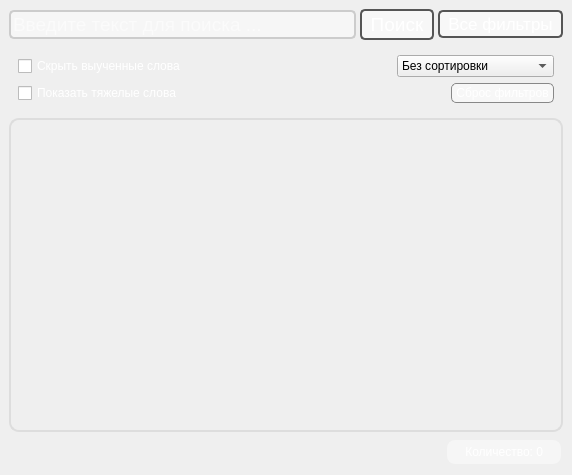
<?xml version="1.0" encoding="UTF-8"?>
<ui version="4.0">
 <class>Form</class>
 <widget class="QWidget" name="Form">
  <property name="geometry">
   <rect>
    <x>0</x>
    <y>0</y>
    <width>572</width>
    <height>475</height>
   </rect>
  </property>
  <property name="sizePolicy">
   <sizepolicy hsizetype="Expanding" vsizetype="Expanding">
    <horstretch>0</horstretch>
    <verstretch>0</verstretch>
   </sizepolicy>
  </property>
  <property name="windowTitle">
   <string>Form</string>
  </property>
  <property name="styleSheet">
   <string notr="true">
QLineEdit
{
border-radius: 5px;
border: 2px solid #CCC;
}
QScrollArea
{
border-radius: 10px;
border: 2px solid #DDD;
}

QPushButton 
{
color: #111;
background-color: rgba(255, 255, 255, 0);
border-radius: 5px;
border: 2px solid #555;
padding-left:8px;
padding-right:8px;
padding-top:2px;
padding-bottom:2px;
}</string>
  </property>
  <layout class="QVBoxLayout" name="verticalLayout">
   <property name="spacing">
    <number>4</number>
   </property>
   <property name="leftMargin">
    <number>0</number>
   </property>
   <property name="topMargin">
    <number>0</number>
   </property>
   <property name="rightMargin">
    <number>0</number>
   </property>
   <property name="bottomMargin">
    <number>0</number>
   </property>
   <item>
    <widget class="QWidget" name="main_widget" native="true">
     <property name="styleSheet">
      <string notr="true">#main_widget {
                         background: qlineargradient(
                            spread:pad,
                            x1:0, y1:1, x2:1, y2:1,
                            stop:0 #ff00ff,
                            stop:1 #00ff00
                        )
                     }
                     QWidget, QLabel, QPushButton {
                        color: #ffffff;
                     }</string>
     </property>
     <layout class="QVBoxLayout" name="verticalLayout_3">
      <item>
       <widget class="QWidget" name="horizontalWidget" native="true">
        <property name="maximumSize">
         <size>
          <width>16777215</width>
          <height>16777215</height>
         </size>
        </property>
        <layout class="QHBoxLayout" name="horizontalLayout" stretch="2,0,0">
         <property name="spacing">
          <number>4</number>
         </property>
         <property name="leftMargin">
          <number>0</number>
         </property>
         <property name="topMargin">
          <number>0</number>
         </property>
         <property name="rightMargin">
          <number>0</number>
         </property>
         <property name="bottomMargin">
          <number>0</number>
         </property>
         <item>
          <widget class="QLineEdit" name="line_edit_search">
           <property name="sizePolicy">
            <sizepolicy hsizetype="Expanding" vsizetype="Fixed">
             <horstretch>2</horstretch>
             <verstretch>0</verstretch>
            </sizepolicy>
           </property>
           <property name="font">
            <font>
             <pointsize>14</pointsize>
            </font>
           </property>
           <property name="styleSheet">
            <string notr="true">QLineEdit	{
	background-color: rgba(252, 252, 252, 120);
}</string>
           </property>
           <property name="text">
            <string/>
           </property>
           <property name="placeholderText">
            <string>Введите текст для поиска ...</string>
           </property>
          </widget>
         </item>
         <item>
          <widget class="QPushButton" name="but_search">
           <property name="sizePolicy">
            <sizepolicy hsizetype="Expanding" vsizetype="Maximum">
             <horstretch>0</horstretch>
             <verstretch>0</verstretch>
            </sizepolicy>
           </property>
           <property name="font">
            <font>
             <pointsize>14</pointsize>
            </font>
           </property>
           <property name="styleSheet">
            <string notr="true">background-color: rgba(252, 252, 252, 160);</string>
           </property>
           <property name="text">
            <string>Поиск</string>
           </property>
           <property name="icon">
            <iconset>
             <normaloff>../../../../../.designer/icons/search_2.png</normaloff>../../../../../.designer/icons/search_2.png</iconset>
           </property>
          </widget>
         </item>
         <item>
          <widget class="QPushButton" name="but_is_filter">
           <property name="font">
            <font>
             <pointsize>13</pointsize>
            </font>
           </property>
           <property name="styleSheet">
            <string notr="true">background-color: rgba(252, 252, 252, 160);</string>
           </property>
           <property name="text">
            <string>Все фильтры</string>
           </property>
           <property name="icon">
            <iconset>
             <normaloff>../../../../../.designer/icons/settings_4.png</normaloff>../../../../../.designer/icons/settings_4.png</iconset>
           </property>
           <property name="checkable">
            <bool>true</bool>
           </property>
           <property name="checked">
            <bool>false</bool>
           </property>
          </widget>
         </item>
        </layout>
       </widget>
      </item>
      <item>
       <widget class="QWidget" name="widget_filter" native="true">
        <layout class="QVBoxLayout" name="layout_filter">
         <item>
          <widget class="QWidget" name="widget" native="true">
           <property name="sizePolicy">
            <sizepolicy hsizetype="Expanding" vsizetype="Maximum">
             <horstretch>0</horstretch>
             <verstretch>0</verstretch>
            </sizepolicy>
           </property>
           <layout class="QHBoxLayout" name="horizontalLayout_3">
            <property name="spacing">
             <number>0</number>
            </property>
            <property name="leftMargin">
             <number>0</number>
            </property>
            <property name="topMargin">
             <number>0</number>
            </property>
            <property name="rightMargin">
             <number>0</number>
            </property>
            <property name="bottomMargin">
             <number>0</number>
            </property>
            <item>
             <widget class="QCheckBox" name="check_box_hide_learned_words">
              <property name="text">
               <string>Скрыть выученные слова</string>
              </property>
             </widget>
            </item>
            <item>
             <widget class="QComboBox" name="combo_box_sort">
              <property name="sizePolicy">
               <sizepolicy hsizetype="Maximum" vsizetype="Maximum">
                <horstretch>0</horstretch>
                <verstretch>0</verstretch>
               </sizepolicy>
              </property>
              <property name="styleSheet">
               <string notr="true">color:#000;</string>
              </property>
              <item>
               <property name="text">
                <string>Без сортировки</string>
               </property>
              </item>
              <item>
               <property name="text">
                <string>Правильных ответов ↑</string>
               </property>
              </item>
              <item>
               <property name="text">
                <string>Правильных ответов ↓</string>
               </property>
              </item>
             </widget>
            </item>
           </layout>
          </widget>
         </item>
         <item>
          <widget class="QWidget" name="widget" native="true">
           <layout class="QHBoxLayout" name="horizontalLayout_2">
            <property name="spacing">
             <number>0</number>
            </property>
            <property name="leftMargin">
             <number>0</number>
            </property>
            <property name="topMargin">
             <number>0</number>
            </property>
            <property name="rightMargin">
             <number>0</number>
            </property>
            <property name="bottomMargin">
             <number>0</number>
            </property>
            <item>
             <widget class="QCheckBox" name="check_box_show_hard_words_only">
              <property name="text">
               <string>Показать тяжелые слова</string>
              </property>
             </widget>
            </item>
            <item>
             <widget class="QPushButton" name="but_clear_filter">
              <property name="sizePolicy">
               <sizepolicy hsizetype="Maximum" vsizetype="Maximum">
                <horstretch>0</horstretch>
                <verstretch>0</verstretch>
               </sizepolicy>
              </property>
              <property name="styleSheet">
               <string notr="true">QPushButton 
{
background-color: rgba(252, 252, 252, 160);
border: 1px solid #888;
padding-left:4px;
padding-right:4px;
padding-top:2px;
padding-bottom:2px;
}</string>
              </property>
              <property name="text">
               <string>Сброс фильтров</string>
              </property>
             </widget>
            </item>
           </layout>
          </widget>
         </item>
        </layout>
       </widget>
      </item>
      <item>
       <widget class="QScrollArea" name="scroll_area">
        <property name="maximumSize">
         <size>
          <width>16777215</width>
          <height>16777215</height>
         </size>
        </property>
        <property name="styleSheet">
         <string notr="true">QScrollArea{
background-color: rgba(252, 252, 252, 0);
}
QScrollBar:vertical {
    background: transparent;
    width: 8px;
    margin: 0px;
}
QScrollBar::handle:vertical {
    background: #888;
    border-radius: 4px;
}
QScrollBar::handle:vertical:hover {
    background: #555;
}
QScrollBar::add-line, QScrollBar::sub-line {
    height: 0px;
}</string>
        </property>
        <property name="widgetResizable">
         <bool>true</bool>
        </property>
        <widget class="QWidget" name="widget_list">
         <property name="geometry">
          <rect>
           <x>0</x>
           <y>0</y>
           <width>550</width>
           <height>295</height>
          </rect>
         </property>
         <property name="sizePolicy">
          <sizepolicy hsizetype="Expanding" vsizetype="Expanding">
           <horstretch>0</horstretch>
           <verstretch>0</verstretch>
          </sizepolicy>
         </property>
         <property name="styleSheet">
          <string notr="true">QWidget {
background-color: rgba(252, 252, 252, 0);
}</string>
         </property>
         <layout class="QVBoxLayout" name="layout_scroll">
          <property name="spacing">
           <number>3</number>
          </property>
          <property name="leftMargin">
           <number>5</number>
          </property>
          <property name="topMargin">
           <number>5</number>
          </property>
          <property name="rightMargin">
           <number>5</number>
          </property>
          <property name="bottomMargin">
           <number>5</number>
          </property>
         </layout>
        </widget>
       </widget>
      </item>
      <item>
       <widget class="QWidget" name="widget" native="true">
        <layout class="QHBoxLayout" name="horizontalLayout_6">
         <property name="spacing">
          <number>4</number>
         </property>
         <property name="leftMargin">
          <number>2</number>
         </property>
         <property name="topMargin">
          <number>2</number>
         </property>
         <property name="rightMargin">
          <number>2</number>
         </property>
         <property name="bottomMargin">
          <number>2</number>
         </property>
         <item alignment="Qt::AlignRight">
          <widget class="QLabel" name="label_count">
           <property name="sizePolicy">
            <sizepolicy hsizetype="Maximum" vsizetype="Maximum">
             <horstretch>0</horstretch>
             <verstretch>0</verstretch>
            </sizepolicy>
           </property>
           <property name="styleSheet">
            <string notr="true">QLabel	{
	border-radius: 8px;
	padding-top: 5px;
	padding-bottom: 5px;
	padding-left: 15px;
	padding-right: 15px;
	border: none;
	background-color: rgba(252, 252, 252, 120);
}</string>
           </property>
           <property name="text">
            <string>Количество: 0</string>
           </property>
           <property name="alignment">
            <set>Qt::AlignRight|Qt::AlignTrailing|Qt::AlignVCenter</set>
           </property>
          </widget>
         </item>
        </layout>
       </widget>
      </item>
     </layout>
    </widget>
   </item>
  </layout>
 </widget>
 <resources/>
 <connections/>
</ui>
